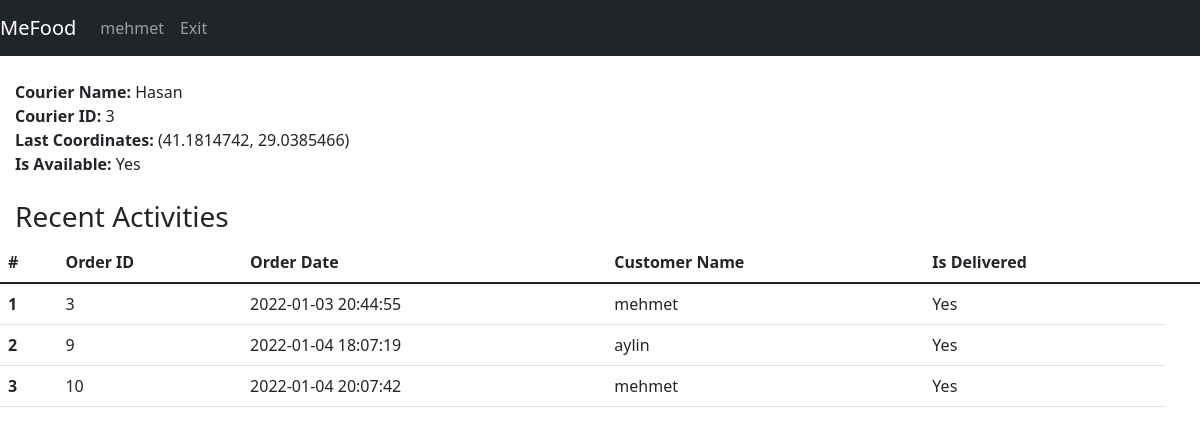
/courierDetail?courier=3 (signed in), run on the app's committed database.
### tables this page shows
CREATE TABLE couriers(id INTEGER PRIMARY KEY,name TEXT,is_available TEXT,lat REAL,lng, orderId int REFERENCES foodOrder(id) ON UPDATE CASCADE);

CREATE TABLE foodOrder(id INTEGER PRIMARY KEY,content TEXT,orderDate Date DEFAULT (datetime('now','localtime')),totalPrice REAL, is_delivered INTEGER DEFAULT(0), is_reviewed INTEGER DEFAULT(0), restaurantId INTEGER, courierID int REFERENCES couriers(id) ON UPDATE CASCADE, userUserName varchar(30) REFERENCES users(username) ON UPDATE CASCADE, FOREIGN KEY(restaurantId) REFERENCES restaurant(id));

CREATE TABLE users(username TEXT PRIMARY KEY,email TEXT,password TEXT,user_type INTEGER, address Text, lat REAL , lng REAL, registred_date Date DEFAULT (datetime('now','localtime')));

### app.py (the view)
@app.route("/courierDetail", methods=["GET"])
def courierDetail():
    with sqlite3.connect(DATABASE) as database:
        cursor = database.cursor()
    couirerID = request.args.get('courier', default=1, type=int)
    command = "SELECT count(*) FROM foodOrder WHERE foodOrder.courierID ="+str(couirerID)
    cursor.execute(command)
    totalCourierOrder = int(cursor.fetchall()[0][0])
    if totalCourierOrder == 0:
        cursor.execute("SELECT couriers.id,  couriers.name, is_available, couriers.lat, couriers.lng FROM couriers WHERE couriers.id = (?)", (couirerID,))
        query = cursor.fetchall()
        print("Detail:",query)
    else:
        cursor.execute("SELECT couriers.id, couriers.name, is_available, couriers.lat, couriers.lng, foodOrder.is_delivered, foodOrder.orderDate, users.username, foodOrder.id "
                       "FROM couriers INNER JOIN users,foodOrder ON couriers.id = (?) and foodOrder.courierID = (?) and foodOrder.userUserName = users.username", (couirerID,couirerID))
        query = cursor.fetchall()
        print("Detail:",query)
    return render_template("admin/list_operations/courier_detail.html", username=session["username"], data=query, totalOrder=totalCourierOrder)

### templates/admin/list_operations/courier_detail.html (shortened to what this page needs)
{% extends 'base.html' %}
{% block navbar %}
<nav class="navbar navbar-expand-lg navbar-dark bg-dark">
    <a class="navbar-brand" href="#">MeFood</a>
    <div class="collapse navbar-collapse" id="navbarNav">
        <ul class="navbar-nav">
          <li class="nav-item active"><a class="nav-link" href="/">{{username}}</a></li>
          <li class="nav-item active"><a class="nav-link" href="/exit">Exit</a></li>
        </ul>
    </div>
</nav>
{% endblock %}
{% block body %}
    <div style="padding-left: 15px">
        <br>
        <b>Courier Name: </b>{{ data[0][1] }}<br>
        <b>Courier ID: </b>{{ data[0][0] }}<br>
        <b>Last Coordinates: </b>({{ data[0][3] }}, {{ data[0][4] }})<br>
        <b>Is Available: </b>
        {% if data[0][2] == '0' %}
            No
        {% else %}
            Yes
        {% endif %}
    </div><br>
    {% if totalOrder != 0 %}
        <div style="padding-left: 15px">
            <h3>Recent Activities</h3>
        </div>
        <table class="table">
          <thead class="thead-dark">
            <tr>
                <th scope="col">#</th>
                <th scope="col">Order ID</th>
                <th scope="col">Order Date</th>
                <th scope="col">Customer Name</th>
                <th scope="col">Is Delivered</th>
                <th scope="col"></th>
            </tr>
          </thead>
          <tbody>
            {%for i in range(data|length)%}
                    <tr>
                      <th scope="row">{{ i+1 }}</th>
                      <td>{{ data[i][8] }}</td>
                      <td>{{ data[i][6] }}</td>
                      <td>{{ data[i][7] }}</td>
                        {% if data[i][2] == '0' %}
                            <td>No</td>
                        {% else %}
                            <td>Yes</td>
                        {% endif %}
                    </tr>
            {%endfor%}
          </tbody>
        </table>
    {% else %}
        <div style="padding-left: 15px">
            <h5>Courier Does Not Have Any Previous Order</h5>
        </div>
    {% endif %}
{% endblock %}

### data on the page
couriers: name "Hasan", id "3", lat "41.1814742", lng "29.0385466"
foodOrder: id "3", orderDate "2022-01-03 20:44:55"
users: username "mehmet" "mehmet"
foodOrder: id "9", orderDate "2022-01-04 18:07:19"
users: username "aylin"
foodOrder: id "10", orderDate "2022-01-04 20:07:42"

### other printed values
{{ username }} "mehmet"
{{ i+1 }} "1" "2" "3"
